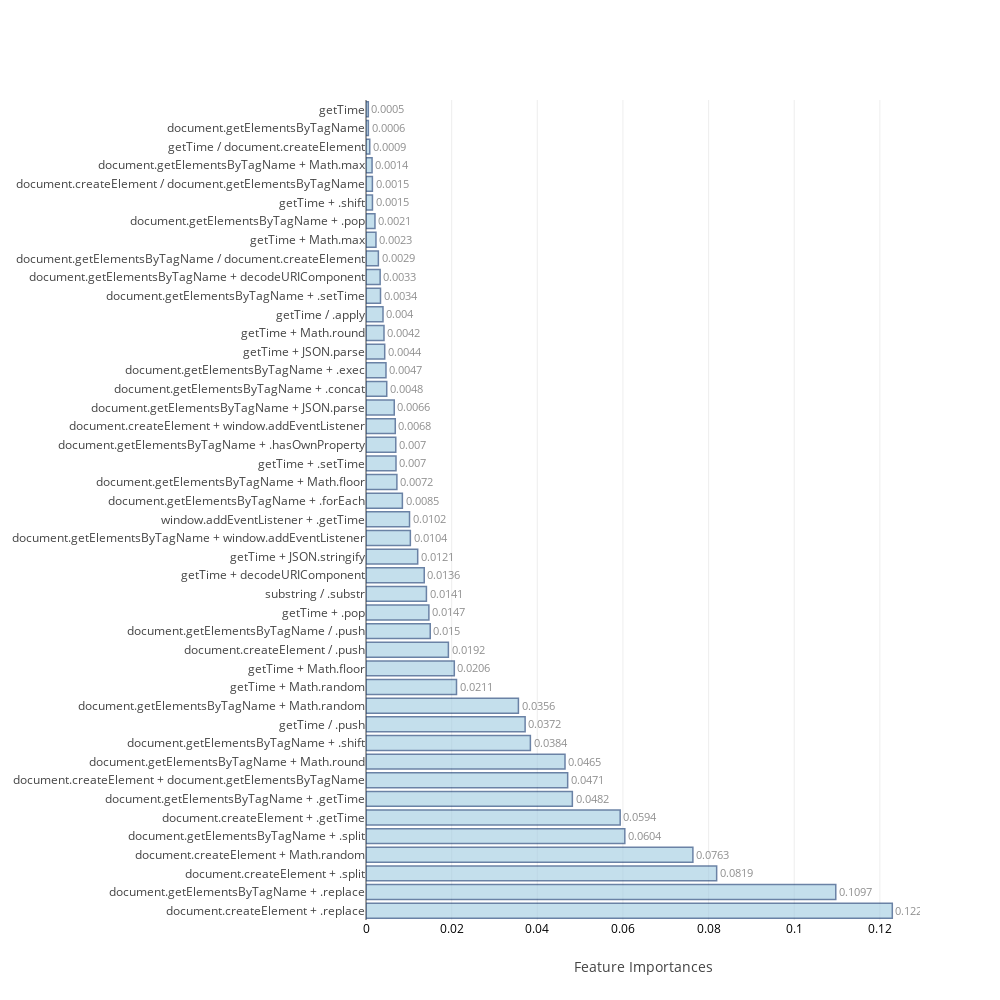

Source (notebook cell):
### Code cell
feat_imp=[None]*4
j=0
for i in range(0,8):
    if i>=2 and i<=5:
        model,cm_train,cm_test,acc_train,acc_test,roc_auc,feat_imp[j]=f[i](X_train,Y_train,X_test,Y_test,feature_name)
        j=j+1
    else:
        model,cm_train,cm_test,acc_train,acc_test,roc_auc=f[i](X_train,Y_train,X_test,Y_test)
    table_80_60_train.loc[i]=   ([acc_train,cm_train.TP,cm_train.TN,cm_train.FP,cm_train.FN,cm_train.FPR,cm_train.FNR])
    table_80_60_test.loc[i] =   ([acc_test ,cm_test.TP, cm_test.TN, cm_test.FP, cm_test.FN, cm_test.FPR, cm_test.FNR,roc_auc])
    print("\n")

### Figure 1 — Plotly figure (JSON) as saved in the notebook; plotly's stock layout.template omitted (floating-point values rounded to 4 significant figures)
{"data": [{"marker": {"color": "rgb(158,202,225)", "line": {"color": "rgb(8,48,107)", "width": 1.5}}, "opacity": 0.6, "orientation": "h", "text": [0.1229, 0.1097, 0.0819, 0.0763, 0.0604, 0.0594, 0.0482, 0.0471, 0.0465, 0.0384, 0.0372, 0.0356, 0.0211, 0.0206, 0.0192, 0.015, 0.0147, 0.0141, 0.0136, 0.0121, 0.0104, 0.0102, 0.0085, 0.0072, 0.007, 0.007, 0.0068, 0.0066, 0.0048, 0.0047, 0.0044, 0.0042, 0.004, 0.0034, 0.0033, 0.0029, 0.0023, 0.0021, 0.0015, 0.0015, 0.0014, 0.0009, 0.0006, 0.0005], "textposition": "outside", "type": "bar", "uid": "bdffab2d-271b-42cb-8b26-d130d7ba260e", "x": [0.1229, 0.1097, 0.08189, 0.07633, 0.06044, 0.05935, 0.04819, 0.04709, 0.04647, 0.03839, 0.03716, 0.03559, 0.02114, 0.02062, 0.01924, 0.015, 0.01468, 0.01411, 0.0136, 0.01207, 0.01036, 0.01017, 0.008492, 0.007213, 0.007006, 0.006953, 0.006835, 0.0066, 0.004843, 0.004666, 0.00437, 0.004201, 0.003969, 0.003387, 0.003305, 0.002885, 0.002327, 0.002093, 0.001507, 0.001492, 0.001418, 0.0008758, 0.0005501, 0.0005392], "y": ["document.createElement + .replace", "document.getElementsByTagName + .replace", "document.createElement + .split", "document.createElement + Math.random", "document.getElementsByTagName + .split", "document.createElement + .getTime", "document.getElementsByTagName + .getTime", "document.createElement + document.getElementsByTagName", "document.getElementsByTagName + Math.round", "document.getElementsByTagName + .shift", "getTime / .push", "document.getElementsByTagName + Math.random", "getTime + Math.random", "getTime + Math.floor", "document.createElement / .push", "document.getElementsByTagName / .push", "getTime + .pop", "substring / .substr", "getTime + decodeURIComponent", "getTime + JSON.stringify", "document.getElementsByTagName + window.addEventListener", "window.addEventListener + .getTime", "document.getElementsByTagName + .forEach", "document.getElementsByTagName + Math.floor", "getTime + .setTime", "document.getElementsByTagName + .hasOwnProperty", "document.createElement + window.addEventListener", "document.getElementsByTagName + JSON.parse", "document.getElementsByTagName + .concat", "document.getElementsByTagName + .exec", "getTime + JSON.parse", "getTime + Math.round", "getTime / .apply", "document.getElementsByTagName + .setTime", "document.getElementsByTagName + decodeURIComponent", "document.getElementsByTagName / document.createElement", "getTime + Math.max", "document.getElementsByTagName + .pop", "getTime + .shift", "document.createElement / document.getElementsByTagName", "document.getElementsByTagName + Math.max", "getTime / document.createElement", "document.getElementsByTagName", "getTime"]}], "layout": {"autosize": false, "height": 1000, "width": 1000, "xaxis": {"tickfont": {"color": "black", "size": 12}, "title": "Feature Importances"}, "yaxis": {"automargin": true}}}
